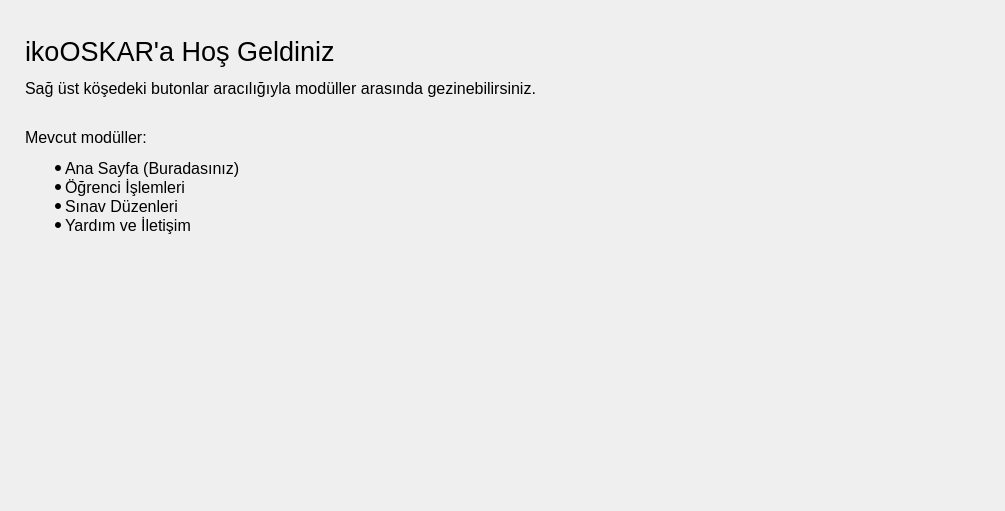
<?xml version="1.0" encoding="UTF-8"?>
<ui version="4.0">
 <class>ikoOSKAR::UI::WelcomePage</class>
 <widget class="QWidget" name="ikoOSKAR::UI::WelcomePage">
  <property name="geometry">
   <rect>
    <x>0</x>
    <y>0</y>
    <width>1005</width>
    <height>511</height>
   </rect>
  </property>
  <property name="windowTitle">
   <string>Form</string>
  </property>
  <property name="autoFillBackground">
   <bool>false</bool>
  </property>
  <layout class="QHBoxLayout" name="horizontalLayout">
   <property name="leftMargin">
    <number>0</number>
   </property>
   <property name="topMargin">
    <number>0</number>
   </property>
   <property name="rightMargin">
    <number>0</number>
   </property>
   <property name="bottomMargin">
    <number>0</number>
   </property>
   <item>
    <widget class="QFrame" name="frmV">
     <property name="frameShape">
      <enum>QFrame::NoFrame</enum>
     </property>
     <property name="frameShadow">
      <enum>QFrame::Raised</enum>
     </property>
     <layout class="QVBoxLayout" name="verticalLayout">
      <property name="leftMargin">
       <number>0</number>
      </property>
      <property name="topMargin">
       <number>0</number>
      </property>
      <property name="rightMargin">
       <number>0</number>
      </property>
      <property name="bottomMargin">
       <number>0</number>
      </property>
      <item>
       <widget class="QFrame" name="frmTop">
        <property name="sizePolicy">
         <sizepolicy hsizetype="Preferred" vsizetype="Minimum">
          <horstretch>0</horstretch>
          <verstretch>0</verstretch>
         </sizepolicy>
        </property>
        <property name="maximumSize">
         <size>
          <width>16777215</width>
          <height>30</height>
         </size>
        </property>
        <property name="frameShape">
         <enum>QFrame::NoFrame</enum>
        </property>
        <property name="frameShadow">
         <enum>QFrame::Raised</enum>
        </property>
        <layout class="QVBoxLayout" name="verticalLayout_3">
         <property name="leftMargin">
          <number>0</number>
         </property>
         <property name="topMargin">
          <number>0</number>
         </property>
         <property name="rightMargin">
          <number>0</number>
         </property>
         <property name="bottomMargin">
          <number>0</number>
         </property>
         <item>
          <spacer name="verticalSpacer_2">
           <property name="orientation">
            <enum>Qt::Vertical</enum>
           </property>
           <property name="sizeHint" stdset="0">
            <size>
             <width>20</width>
             <height>27</height>
            </size>
           </property>
          </spacer>
         </item>
        </layout>
       </widget>
      </item>
      <item>
       <widget class="QFrame" name="frmRoot">
        <property name="frameShape">
         <enum>QFrame::NoFrame</enum>
        </property>
        <property name="frameShadow">
         <enum>QFrame::Raised</enum>
        </property>
        <layout class="QHBoxLayout" name="horizontalLayout_2">
         <property name="spacing">
          <number>10</number>
         </property>
         <property name="leftMargin">
          <number>0</number>
         </property>
         <property name="topMargin">
          <number>0</number>
         </property>
         <property name="rightMargin">
          <number>0</number>
         </property>
         <property name="bottomMargin">
          <number>0</number>
         </property>
         <item>
          <spacer name="horizontalSpacer">
           <property name="orientation">
            <enum>Qt::Horizontal</enum>
           </property>
           <property name="sizeHint" stdset="0">
            <size>
             <width>40</width>
             <height>20</height>
            </size>
           </property>
          </spacer>
         </item>
         <item>
          <widget class="QLabel" name="lblText">
           <property name="font">
            <font>
             <pointsize>11</pointsize>
            </font>
           </property>
           <property name="text">
            <string>&lt;html&gt;&lt;head/&gt;&lt;body&gt;
&lt;p&gt;&lt;span style=&quot; font-size:20pt; margin-top:0px; margin-bottom:0px; margin-left:0px; margin-right:0px; -qt-block-indent:0; text-indent:0px;&quot;&gt;ikoOSKAR'a Hoş Geldiniz&lt;/span&gt;&lt;/p&gt;
&lt;p style=&quot;font-size:12pt;&quot;&gt;Sağ üst köşedeki butonlar aracılığıyla modüller arasında gezinebilirsiniz.&lt;br/&gt;&lt;/p&gt;
&lt;p style=&quot;font-size:12pt;&quot;&gt;Mevcut modüller: &lt;/p&gt;
&lt;ul style=&quot;font-size:12pt; margin-top: 0px; margin-bottom: 0px; margin-left: 0px; margin-right: 0px; -qt-list-indent: 1;&quot;&gt;
&lt;li style=&quot; margin-top:12px; margin-bottom:0px; margin-left:0px; margin-right:0px; -qt-block-indent:0; text-indent:0px;&quot;&gt;Ana Sayfa (Buradasınız)&lt;/li&gt;
&lt;li style=&quot; margin-top:0px; margin-bottom:0px; margin-left:0px; margin-right:0px; -qt-block-indent:0; text-indent:0px;&quot;&gt;Öğrenci İşlemleri&lt;/li&gt;
&lt;li style=&quot; margin-top:0px; margin-bottom:0px; margin-left:0px; margin-right:0px; -qt-block-indent:0; text-indent:0px;&quot;&gt;Sınav Düzenleri&lt;/li&gt;
&lt;li style=&quot; margin-top:0px; margin-bottom:12px; margin-left:0px; margin-right:0px; -qt-block-indent:0; text-indent:0px;&quot;&gt;Yardım ve İletişim &lt;/li&gt;
&lt;/ul&gt;
&lt;/body&gt;&lt;/html&gt;</string>
           </property>
           <property name="alignment">
            <set>Qt::AlignLeading|Qt::AlignLeft|Qt::AlignTop</set>
           </property>
           <property name="wordWrap">
            <bool>false</bool>
           </property>
           <property name="margin">
            <number>10</number>
           </property>
          </widget>
         </item>
         <item>
          <spacer name="horizontalSpacer_2">
           <property name="orientation">
            <enum>Qt::Horizontal</enum>
           </property>
           <property name="sizeHint" stdset="0">
            <size>
             <width>40</width>
             <height>20</height>
            </size>
           </property>
          </spacer>
         </item>
         <item>
          <widget class="QFrame" name="frmIcon">
           <property name="frameShape">
            <enum>QFrame::NoFrame</enum>
           </property>
           <property name="frameShadow">
            <enum>QFrame::Raised</enum>
           </property>
           <layout class="QVBoxLayout" name="verticalLayout_2">
            <property name="leftMargin">
             <number>10</number>
            </property>
            <property name="topMargin">
             <number>0</number>
            </property>
            <property name="rightMargin">
             <number>0</number>
            </property>
            <property name="bottomMargin">
             <number>0</number>
            </property>
            <item>
             <widget class="QPushButton" name="btnIcon">
              <property name="enabled">
               <bool>false</bool>
              </property>
              <property name="sizePolicy">
               <sizepolicy hsizetype="Minimum" vsizetype="Minimum">
                <horstretch>0</horstretch>
                <verstretch>0</verstretch>
               </sizepolicy>
              </property>
              <property name="minimumSize">
               <size>
                <width>400</width>
                <height>0</height>
               </size>
              </property>
              <property name="maximumSize">
               <size>
                <width>400</width>
                <height>300</height>
               </size>
              </property>
              <property name="autoFillBackground">
               <bool>false</bool>
              </property>
              <property name="text">
               <string/>
              </property>
              <property name="icon">
               <iconset resource="../../../assets/resources.qrc">
                <normaloff>:/Icon-Transparent.png</normaloff>
                <disabledoff>:/Icon-Transparent.png</disabledoff>
                <disabledon>:/Icon-Transparent.png</disabledon>:/Icon-Transparent.png</iconset>
              </property>
              <property name="iconSize">
               <size>
                <width>400</width>
                <height>400</height>
               </size>
              </property>
              <property name="checkable">
               <bool>false</bool>
              </property>
              <property name="flat">
               <bool>true</bool>
              </property>
             </widget>
            </item>
            <item>
             <spacer name="verticalSpacer">
              <property name="orientation">
               <enum>Qt::Vertical</enum>
              </property>
              <property name="sizeHint" stdset="0">
               <size>
                <width>20</width>
                <height>40</height>
               </size>
              </property>
             </spacer>
            </item>
           </layout>
          </widget>
         </item>
         <item>
          <spacer name="horizontalSpacer_3">
           <property name="orientation">
            <enum>Qt::Horizontal</enum>
           </property>
           <property name="sizeHint" stdset="0">
            <size>
             <width>40</width>
             <height>20</height>
            </size>
           </property>
          </spacer>
         </item>
        </layout>
       </widget>
      </item>
      <item>
       <spacer name="verticalSpacer_3">
        <property name="orientation">
         <enum>Qt::Vertical</enum>
        </property>
        <property name="sizeHint" stdset="0">
         <size>
          <width>20</width>
          <height>40</height>
         </size>
        </property>
       </spacer>
      </item>
     </layout>
    </widget>
   </item>
  </layout>
 </widget>
 <resources>
  <include location="../../../assets/resources.qrc"/>
 </resources>
 <connections/>
</ui>
